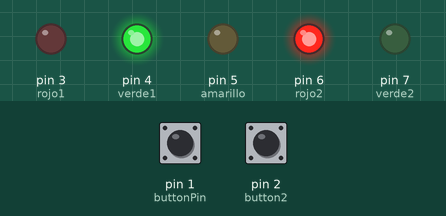
Recording of a sketch running on a simulated Arduino Uno, built with avr-gcc and run on an emulated ATmega328P. Shown: output pins drawn as LEDs (lit = HIGH). Inputs (shaded band) come from the test bench; at power-on: pin 1 (buttonPin) LOW, pin 2 (button2) LOW.

Above: at 1.2 s.
1.3 s: pin 1 (buttonPin) pulsed HIGH 5 times (0.12 s each, 0.3 s apart)
At 3.0 s:
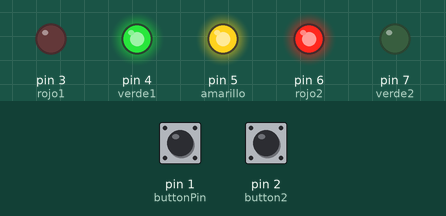
At 4.3 s:
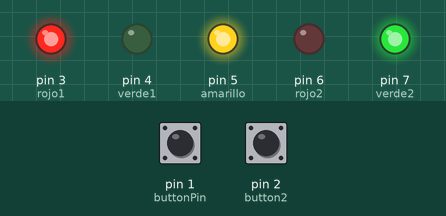
5.8 s: pin 1 (buttonPin) pulled HIGH for 1 s
At 7.2 s:
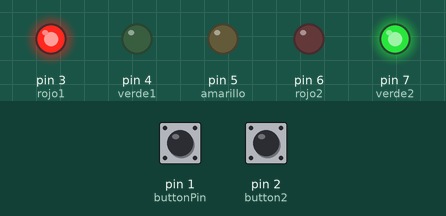
Timing chart, 0 to 8.8 s (numbered marks = the images above; inputs shaded):
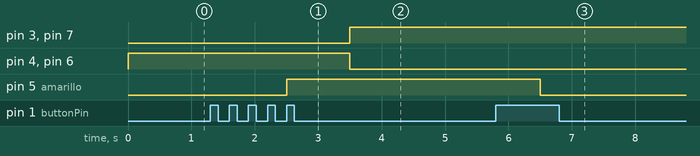

Measured:
- after the input at 1.3 s, pin 3 (rojo1), pin 7 (verde2): LOW → HIGH after 2.2 s; pin 4 (verde1), pin 6 (rojo2): HIGH → LOW after 2.2 s; pin 5 (amarillo): LOW → HIGH after 1.2 s
- after the input at 5.8 s, pin 5 (amarillo): HIGH → LOW after 0.70 s

The sketch:

ensayo.ino
```cpp
// Definir el pin del LED
int verde1 = 4;
int rojo1 = 3;
int amarillo = 5;
int rojo2 = 6;
int verde2 = 7;
// Definir el pin del botón
int buttonPin = 1;
int button2 = 2;
// Definir una variable para contar las pulsaciones del botón
int buttonCount = 0;
// Definir una variable para almacenar el estado anterior del botón
int lastButtonState = LOW;
// Definir una variable para contar las pulsaciones del botón 2
int buttonCount2 = 0;
// Definir una variable para almacenar el estado anterior del botón 2
int lastButtonState2 = LOW;


void setup() {
  // Configurar el pin del LED como salida
  //Serial.begin(9600);
  pinMode(verde1, OUTPUT);
  pinMode(rojo1, OUTPUT);
  pinMode(amarillo, OUTPUT);
  pinMode(verde2, OUTPUT);
  pinMode(rojo2, OUTPUT);
  // Configurar el pin del botón como entrada
  pinMode(buttonPin, INPUT);
  pinMode(button2,INPUT);
  //condicion inicial
  digitalWrite(verde1,HIGH);
  digitalWrite(rojo1,LOW);
  digitalWrite(amarillo,LOW);
  digitalWrite(verde2,LOW);
  digitalWrite(rojo2,HIGH);
}

void loop() {

   // Leer el estado actual del botón
  int buttonState = digitalRead(buttonPin);

  // Comprobar si el botón ha sido pulsado
  if (buttonState != lastButtonState) {
    if (buttonState == HIGH) {
      // Aumentar el contador de pulsaciones del botón
      buttonCount++;

    }

    // Actualizar el estado anterior del botón
    lastButtonState = buttonState;

  }

 // Comprobar si el botón ha sido pulsado 5 veces
  if (buttonCount == 5) {
    // Encender el LED
    digitalWrite(amarillo,HIGH);
    delay(1000);
    digitalWrite(verde1, LOW);
    digitalWrite(rojo1,HIGH);
    digitalWrite(verde2,HIGH);
    digitalWrite(rojo2,LOW);
    digitalWrite(amarillo,LOW);
    buttonCount2=0;
  }
 // Leer el estado actual del botón 2
  int buttonState2 = digitalRead(button2);

  // Comprobar si el botón 2 ha sido pulsado
  if (buttonState2 != lastButtonState2) {
    if (buttonState2 == HIGH) {
      // Aumentar el contador de pulsaciones del botón 2
      buttonCount2++;
    }
    Serial.println(buttonCount);
    // Actualizar el estado anterior del botón 2
    lastButtonState2 = buttonState2;
  }
   if (buttonCount2 == 5) {
    // Encender el LED
    digitalWrite(amarillo,HIGH);
    delay(1000);
    digitalWrite(verde1,HIGH);
    digitalWrite(rojo1,LOW);
    digitalWrite(verde2,LOW);
    digitalWrite(rojo2,HIGH);
    digitalWrite(amarillo,LOW);
    buttonCount=0;
   }

}
```
